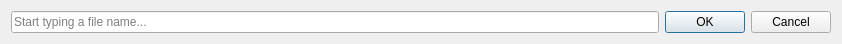
<?xml version="1.0" encoding="UTF-8"?>
<ui version="4.0">
 <class>FindFileDialog</class>
 <widget class="QDialog" name="FindFileDialog">
  <property name="geometry">
   <rect>
    <x>0</x>
    <y>0</y>
    <width>842</width>
    <height>41</height>
   </rect>
  </property>
  <property name="sizePolicy">
   <sizepolicy hsizetype="Preferred" vsizetype="Preferred">
    <horstretch>0</horstretch>
    <verstretch>0</verstretch>
   </sizepolicy>
  </property>
  <property name="windowTitle">
   <string>Dialog</string>
  </property>
  <layout class="QHBoxLayout" name="horizontalLayout">
   <item>
    <widget class="QLineEdit" name="lineEdit">
     <property name="placeholderText">
      <string>Start typing a file name...</string>
     </property>
    </widget>
   </item>
   <item>
    <widget class="QDialogButtonBox" name="buttonBox">
     <property name="sizePolicy">
      <sizepolicy hsizetype="Maximum" vsizetype="Fixed">
       <horstretch>0</horstretch>
       <verstretch>0</verstretch>
      </sizepolicy>
     </property>
     <property name="orientation">
      <enum>Qt::Horizontal</enum>
     </property>
     <property name="standardButtons">
      <set>QDialogButtonBox::Cancel|QDialogButtonBox::Ok</set>
     </property>
    </widget>
   </item>
  </layout>
 </widget>
 <resources/>
 <connections>
  <connection>
   <sender>buttonBox</sender>
   <signal>accepted()</signal>
   <receiver>FindFileDialog</receiver>
   <slot>accept()</slot>
   <hints>
    <hint type="sourcelabel">
     <x>319</x>
     <y>31</y>
    </hint>
    <hint type="destinationlabel">
     <x>157</x>
     <y>40</y>
    </hint>
   </hints>
  </connection>
  <connection>
   <sender>buttonBox</sender>
   <signal>rejected()</signal>
   <receiver>FindFileDialog</receiver>
   <slot>reject()</slot>
   <hints>
    <hint type="sourcelabel">
     <x>345</x>
     <y>31</y>
    </hint>
    <hint type="destinationlabel">
     <x>286</x>
     <y>40</y>
    </hint>
   </hints>
  </connection>
 </connections>
</ui>
